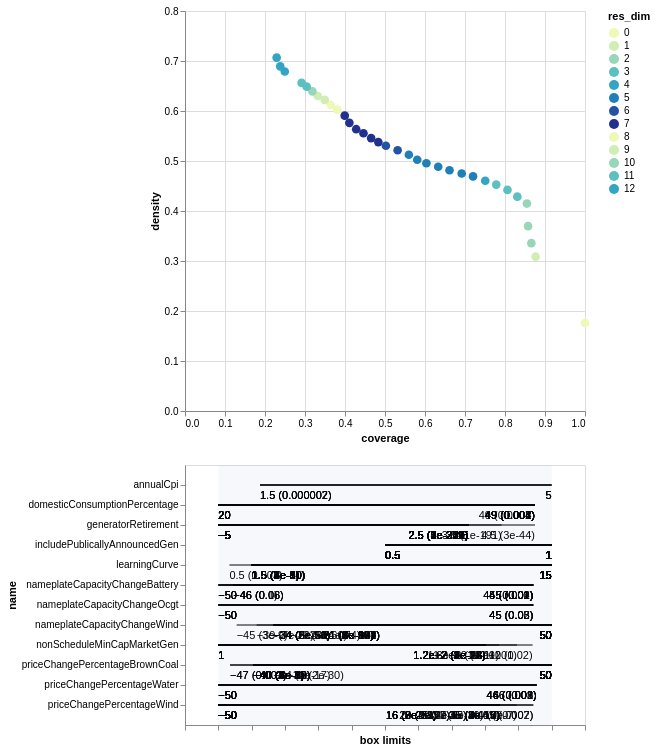

Notebook cell for this chart:
### Code cell
box1.inspect_tradeoff()

### Figure 1 — Vega-Lite specification as saved in the notebook (floating-point values rounded to 4 significant figures; data arrays with more than 128 entries replaced by an {"elided": "..."} marker saying what was removed)
{"config": {"view": {"continuousWidth": 400, "continuousHeight": 300}}, "vconcat": [{"data": {"name": "data-a53827619123896bdc4e51a39ee2ca27"}, "mark": {"type": "circle", "size": 75}, "encoding": {"color": {"type": "ordinal", "field": "res_dim", "scale": {"range": ["#eff9b6", "#d0edb3", "#97d6b9", "#5dc0c0", "#31a5c2", "#1f80b8", "#2354a3", "#21318d"]}}, "opacity": {"condition": {"value": 1, "selection": "selector005"}, "value": 0.4}, "tooltip": [{"type": "ordinal", "field": "id"}, {"type": "quantitative", "field": "coverage", "format": ".2"}, {"type": "quantitative", "field": "density", "format": ".2"}, {"type": "ordinal", "field": "res_dim"}], "x": {"type": "quantitative", "field": "coverage"}, "y": {"type": "quantitative", "field": "density"}}, "height": 400, "selection": {"selector005": {"type": "single", "fields": ["id"]}}, "width": 400}, {"layer": [{"data": {"name": "data-a7271b1a20264c0e4182d874d0e63879"}, "mark": "rule", "encoding": {"x": {"type": "quantitative", "axis": {"grid": false, "labels": false, "title": "box limits"}, "field": "x_lower", "scale": {"domain": [0, 1], "padding": 0.1}}, "x2": {"field": "x_upper"}, "y": {"type": "nominal", "field": "name", "scale": {"padding": 1.0}}}, "transform": [{"calculate": "(datum.x1-datum.minimum)/(datum.maximum-datum.minimum)", "as": "x_lower"}, {"calculate": "(datum.x2-datum.minimum)/(datum.maximum-datum.minimum)", "as": "x_upper"}, {"filter": {"selection": "selector005"}}], "width": 400}, {"data": {"name": "data-a7271b1a20264c0e4182d874d0e63879"}, "mark": {"type": "text", "align": "left", "baseline": "top", "dy": 5}, "encoding": {"text": {"type": "ordinal", "field": "text"}, "x": {"type": "quantitative", "axis": {"grid": false, "labels": false, "title": "box limits"}, "field": "x_lower", "scale": {"domain": [0, 1], "padding": 0.1}}, "x2": {"field": "x_upper"}, "y": {"type": "nominal", "field": "name", "scale": {"padding": 1.0}}}, "transform": [{"calculate": "(datum.x1-datum.minimum)/(datum.maximum-datum.minimum)", "as": "x_lower"}, {"calculate": "(datum.x2-datum.minimum)/(datum.maximum-datum.minimum)", "as": "x_upper"}, {"filter": {"selection": "selector005"}}, {"calculate": "datum.qp_lower>0?format(datum.x1, \".2\")+\" (\"+format(datum.qp_lower, \".1~g\")+\")\" :format(datum.x1, \".2\")", "as": "text"}], "width": 400}, {"data": {"name": "data-a7271b1a20264c0e4182d874d0e63879"}, "mark": {"type": "text", "align": "right", "baseline": "top", "dy": 5}, "encoding": {"text": {"type": "ordinal", "field": "text"}, "x": {"type": "quantitative", "field": "x_upper"}, "x2": {"field": "x_upper"}, "y": {"type": "nominal", "field": "name", "scale": {"padding": 1.0}}}, "transform": [{"calculate": "(datum.x1-datum.minimum)/(datum.maximum-datum.minimum)", "as": "x_lower"}, {"calculate": "(datum.x2-datum.minimum)/(datum.maximum-datum.minimum)", "as": "x_upper"}, {"filter": {"selection": "selector005"}}, {"calculate": "datum.qp_upper>0?format(datum.x2, \".2\")+\" (\"+format(datum.qp_upper, \".1\")+\")\" :format(datum.x2, \".2\")", "as": "text"}], "width": 400}, {"data": {"name": "data-bb8d07f6df3d47a6a475317795287b23"}, "mark": {"type": "rect", "opacity": 0.05}, "encoding": {"x": {"type": "quantitative", "field": "start"}, "x2": {"field": "end"}}}, {"data": {"name": "data-d751713988987e9331980363e24189ce"}, "mark": "point", "encoding": {"x": {"type": "quantitative", "field": "x"}, "y": {"type": "nominal", "field": "name"}}, "transform": [{"filter": {"selection": "selector005"}}], "width": 400}, {"data": {"name": "data-d751713988987e9331980363e24189ce"}, "mark": {"type": "text", "align": "center", "baseline": "top", "dy": 5}, "encoding": {"text": {"type": "nominal", "field": "item"}, "x": {"type": "quantitative", "field": "x"}, "y": {"type": "nominal", "field": "name"}}, "transform": [{"filter": {"selection": "selector005"}}], "width": 400}]}], "$schema": "https://vega.github.io/schema/vega-lite/v4.0.2.json", "datasets": {"data-a53827619123896bdc4e51a39ee2ca27": [{"coverage": 1.0, "density": 0.176, "id": 0, "mass": 1.0, "mean": 0.176, "res_dim": 0}, {"coverage": 0.8766, "density": 0.3086, "id": 1, "mass": 0.5, "mean": 0.3086, "res_dim": 1}, {"coverage": 0.8658, "density": 0.3357, "id": 2, "mass": 0.4541, "mean": 0.3357, "res_dim": 2}, {"coverage": 0.8577, "density": 0.3697, "id": 3, "mass": 0.4084, "mean": 0.3697, "res_dim": 2}, {"coverage": 0.8548, "density": 0.4149, "id": 4, "mass": 0.3627, "mean": 0.4149, "res_dim": 2}, {"coverage": 0.8308, "density": 0.4287, "id": 5, "mass": 0.3411, "mean": 0.4287, "res_dim": 3}, {"coverage": 0.8061, "density": 0.4422, "id": 6, "mass": 0.3209, "mean": 0.4422, "res_dim": 3}, {"coverage": 0.7781, "density": 0.4528, "id": 7, "mass": 0.3025, "mean": 0.4528, "res_dim": 3}, {"coverage": 0.7506, "density": 0.4606, "id": 8, "mass": 0.2869, "mean": 0.4606, "res_dim": 4}, {"coverage": 0.72, "density": 0.4692, "id": 9, "mass": 0.2701, "mean": 0.4692, "res_dim": 5}, {"coverage": 0.6917, "density": 0.475, "id": 10, "mass": 0.2564, "mean": 0.475, "res_dim": 5}, {"coverage": 0.6613, "density": 0.4815, "id": 11, "mass": 0.2418, "mean": 0.4815, "res_dim": 5}, {"coverage": 0.633, "density": 0.4885, "id": 12, "mass": 0.2281, "mean": 0.4885, "res_dim": 5}, {"coverage": 0.6035, "density": 0.4954, "id": 13, "mass": 0.2144, "mean": 0.4954, "res_dim": 5}, {"coverage": 0.5806, "density": 0.5025, "id": 14, "mass": 0.2034, "mean": 0.5025, "res_dim": 5}, {"coverage": 0.5596, "density": 0.5124, "id": 15, "mass": 0.1922, "mean": 0.5124, "res_dim": 5}, {"coverage": 0.5316, "density": 0.5215, "id": 16, "mass": 0.1795, "mean": 0.5215, "res_dim": 6}, {"coverage": 0.5022, "density": 0.5306, "id": 17, "mass": 0.1666, "mean": 0.5306, "res_dim": 6}, {"coverage": 0.4833, "density": 0.5378, "id": 18, "mass": 0.1582, "mean": 0.5378, "res_dim": 7}, {"coverage": 0.4653, "density": 0.5458, "id": 19, "mass": 0.1501, "mean": 0.5458, "res_dim": 7}, {"coverage": 0.4462, "density": 0.5555, "id": 20, "mass": 0.1414, "mean": 0.5555, "res_dim": 7}, {"coverage": 0.428, "density": 0.5636, "id": 21, "mass": 0.1337, "mean": 0.5636, "res_dim": 7}, {"coverage": 0.411, "density": 0.5763, "id": 22, "mass": 0.1255, "mean": 0.5763, "res_dim": 7}, {"coverage": 0.3993, "density": 0.5907, "id": 23, "mass": 0.119, "mean": 0.5907, "res_dim": 7}, {"coverage": 0.3808, "density": 0.6027, "id": 24, "mass": 0.1112, "mean": 0.6027, "res_dim": 8}, {"coverage": 0.3644, "density": 0.612, "id": 25, "mass": 0.1048, "mean": 0.612, "res_dim": 8}, {"coverage": 0.3493, "density": 0.6222, "id": 26, "mass": 0.09882, "mean": 0.6222, "res_dim": 9}, {"coverage": 0.332, "density": 0.63, "id": 27, "mass": 0.09277, "mean": 0.63, "res_dim": 9}, {"coverage": 0.3184, "density": 0.6392, "id": 28, "mass": 0.08769, "mean": 0.6392, "res_dim": 10}, {"coverage": 0.3041, "density": 0.6487, "id": 29, "mass": 0.08254, "mean": 0.6487, "res_dim": 11}, {"coverage": 0.2916, "density": 0.6562, "id": 30, "mass": 0.07821, "mean": 0.6562, "res_dim": 11}, {"coverage": 0.2495, "density": 0.6791, "id": 31, "mass": 0.06467, "mean": 0.6791, "res_dim": 12}, {"coverage": 0.2381, "density": 0.6892, "id": 32, "mass": 0.06082, "mean": 0.6892, "res_dim": 12}, {"coverage": 0.2291, "density": 0.7067, "id": 33, "mass": 0.05707, "mean": 0.7067, "res_dim": 12}], "data-a7271b1a20264c0e4182d874d0e63879": {"elided": "211 records"}, "data-bb8d07f6df3d47a6a475317795287b23": [{"end": 1, "start": 0}], "data-d751713988987e9331980363e24189ce": []}}
